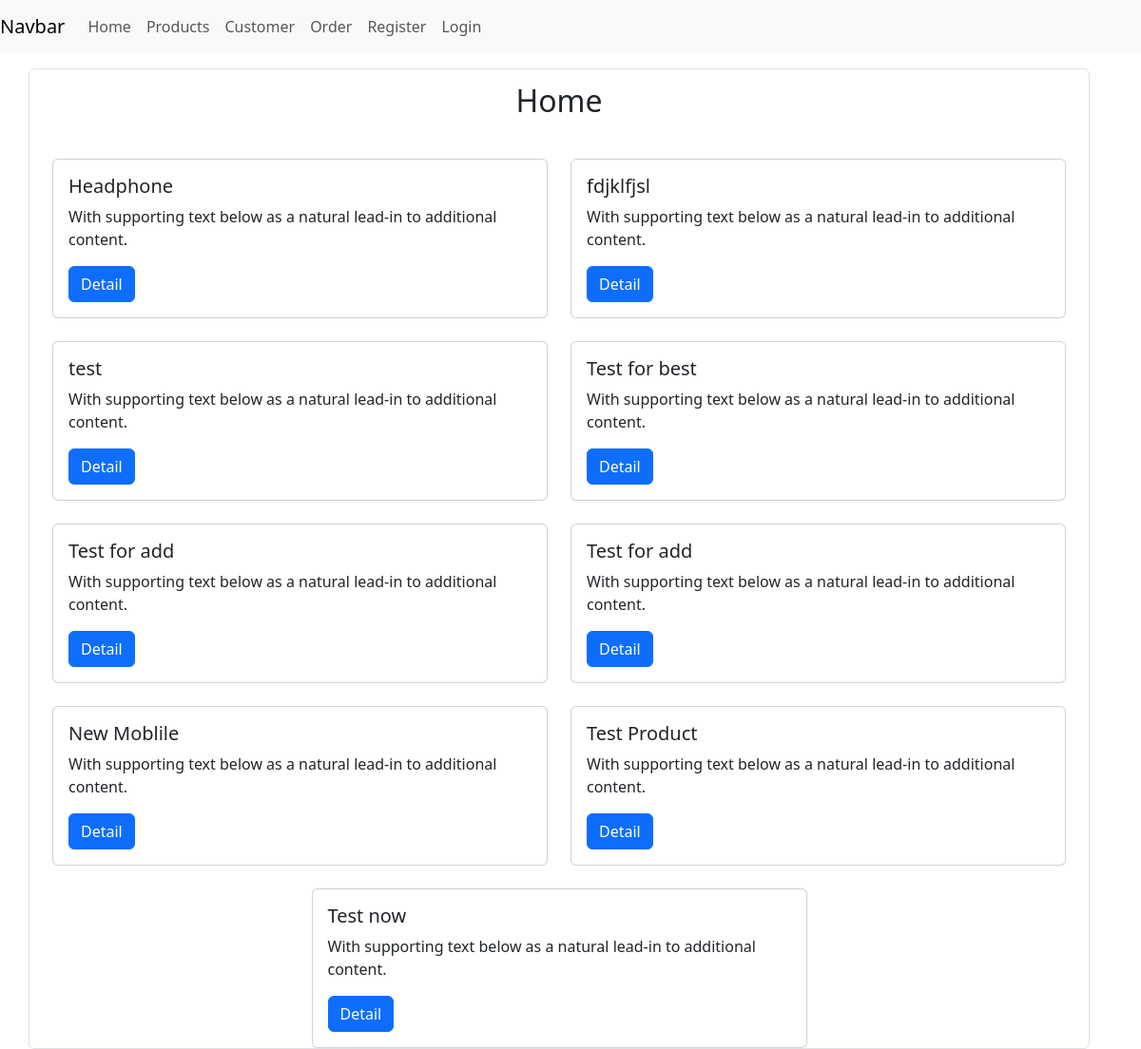
The app's page /, older data.
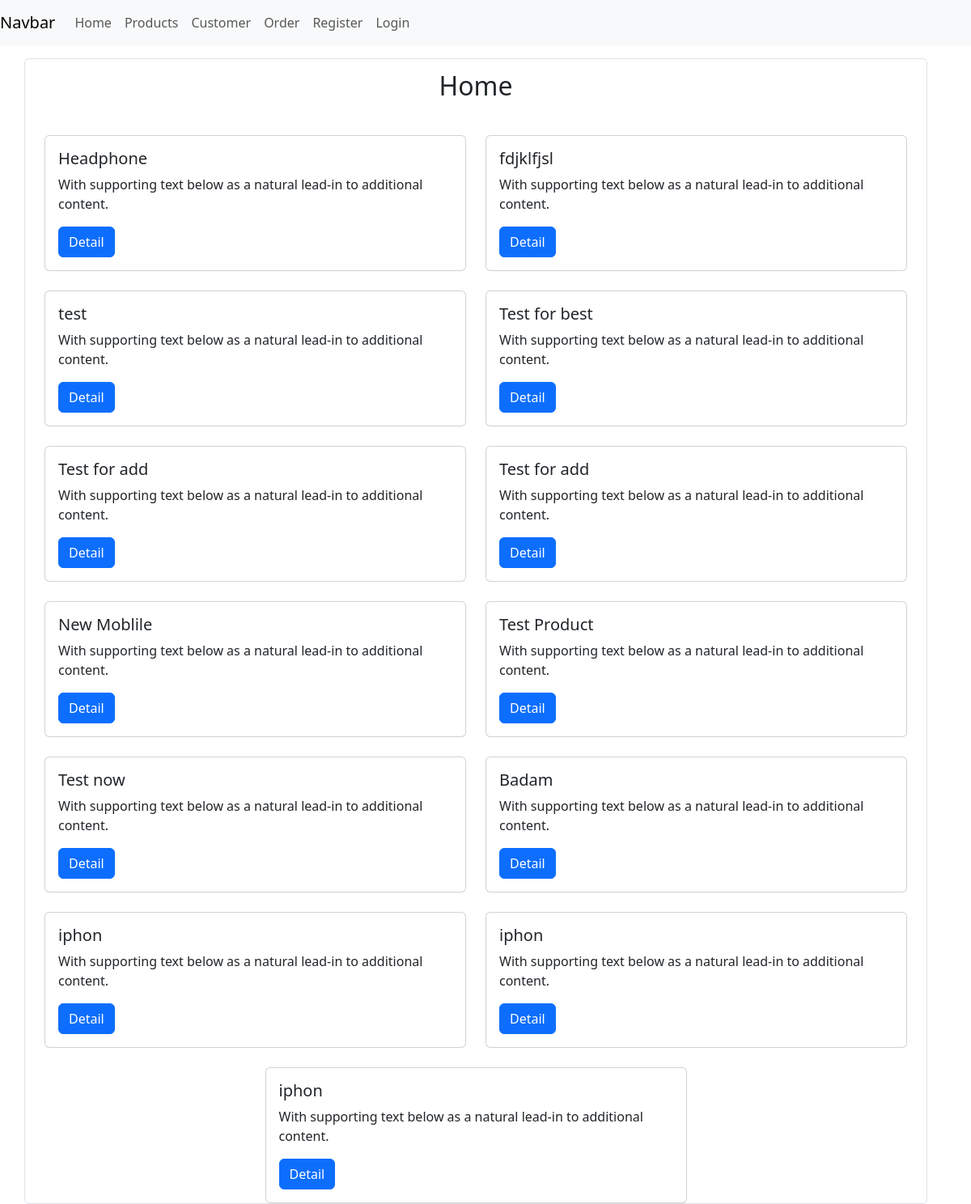
The same page, newer data.
### e_app/models.py (models this page shows, shortened)
class Product(models.Model):
    name = models.CharField(max_length = 100)
    description = models.TextField()
    price = models.IntegerField()
    quantity = models.PositiveIntegerField()
    category = models.ForeignKey(Category, on_delete = models.CASCADE)

### e_app/views.py (the view)
# urls.py: path("",views.index,name='index'),
def index(request):
    try:
        products = Product.objects.all()
    except Product.DoesNotExist:
        products = []
    context = {"products": products}
    return render(request, 'home.html', context=context)

### e_app/templates/home.html (shortened to what this page needs)
{% extends 'base.html' %} {% block content %}
<h2 style="text-align: center;padding: 10px;">Home</h2>
{% for product in products %}
    <div class="col-sm-6 mt-4">
      <div class="card">
        <div class="card-body">
          <h5 class="card-title">{{product.name}}</h5>
          <p class="card-text">With supporting text below as a natural lead-in to additional content.</p>
          <a href="{% url 'product_detail' product.id %}" class="btn btn-primary">Detail</a>
        </div>
      </div>
    </div>
{% endfor %}
</div>
 {% endblock %}

Row changes from the older to the newer data that the page shows:
added Product: name "Badam"
added Product: name "iphon"
added Product: name "iphon"
added Product: name "iphon"
